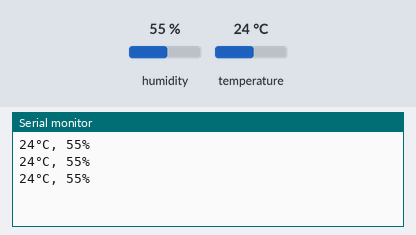
The sketch below on a simulated ESP8266 (NodeMCU). Parts: the last lines printed to the serial monitor. The test bench sets the inputs (shaded band); at power-on: humidity 55 %, temperature 24 °C.

Above: at 3.8 s.
3.9 s: humidity set to 22 %
At 6.9 s:
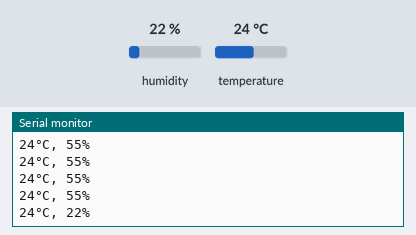
7.8 s: temperature set to 12 °C
At 10.1 s:
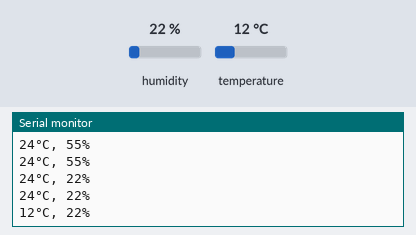
11.7 s: humidity set to 40 %
At 13.2 s:
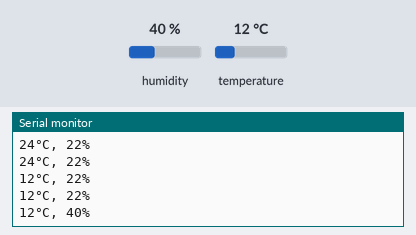
Timing chart, 0 to 14.7 s (numbered marks = the images above; inputs shaded):
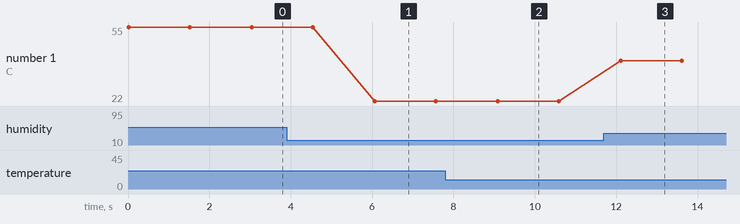

The sketch:

dht11_temp_humid.ino
```cpp
// DHT11 sensor tutorial

#include "DHT.h"
#define DHTPIN D2     // only d2 or d4
#define DHTTYPE DHT11

DHT dht(DHTPIN, DHTTYPE);

void setup() {
  // put your setup code here, to run once:
  Serial.begin(9600);
  dht.begin();
}

void loop() {
  // put your main code here, to run repeatedly:

  float humid = dht.readHumidity();
  float temp = dht.readTemperature();

   if(isnan(humid) || isnan(temp)){
    Serial.println("Failed to read from DHT sensor!");
    return;
   }

   Serial.print((int)temp);Serial.print("°C, ");
   Serial.print((int)humid);Serial.println("%");

   delay(1500);
}
```

Measured:
- after the input at 3.9 s, the serial monitor: prints a new line after 2.2 s (image 1)
- after the input at 7.8 s, the serial monitor: prints a new line after 1.3 s (image 2)
- after the input at 11.7 s, the serial monitor: prints a new line after 0.42 s (image 3)
- plotted number 1: 55 → 22 after the input at 3.9 s, 22 → 40 after the input at 11.7 s
